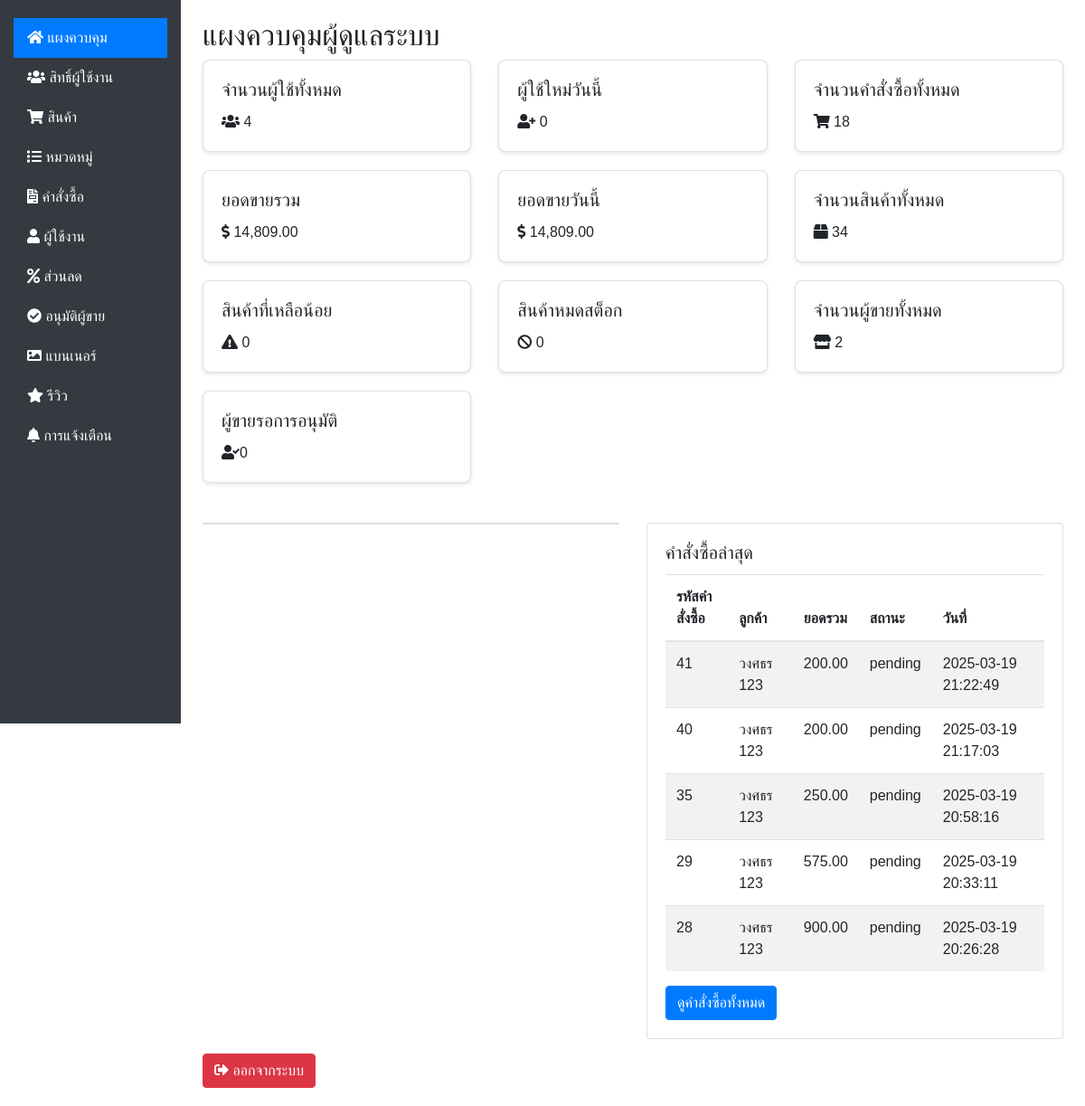
The page /Admin_dashboard/dashboard.php (signed in) on the database its author committed.
### tables this page shows
CREATE TABLE `orders` (
  `id` int(11) NOT NULL,
  `user_id` int(11) NOT NULL,
  `total_price` decimal(12,2) NOT NULL CHECK (`total_price` >= 0),
  `status` enum('pending','paid','shipped','completed','cancelled') NOT NULL DEFAULT 'pending',
  `created_at` timestamp NOT NULL DEFAULT current_timestamp(),
  `updated_at` timestamp NOT NULL DEFAULT current_timestamp() ON UPDATE current_timestamp(),
  `discount_id` int(11) DEFAULT NULL,
  `payment_status` enum('pending','completed','failed') DEFAULT 'pending',
  `payment_method_id` int(11) DEFAULT NULL,
  `bank_account_id` int(11) DEFAULT NULL,
  `seller_id` int(11) DEFAULT NULL,
  `shipping_status` enum('pending','packing','shipped','arrived') DEFAULT 'pending'
);

CREATE TABLE `users` (
  `user_id` int(11) NOT NULL,
  `username` varchar(50) NOT NULL,
  `email` varchar(100) NOT NULL,
  `password` varchar(255) NOT NULL,
  `first_name` varchar(50) DEFAULT NULL,
  `last_name` varchar(50) DEFAULT NULL,
  `created_at` timestamp NOT NULL DEFAULT current_timestamp(),
  `reset_token` varchar(255) DEFAULT NULL,
  `reset_token_expires` int(11) DEFAULT NULL,
  `phone_number` varchar(20) DEFAULT NULL,
  `address` text DEFAULT NULL,
  `is_active` tinyint(1) NOT NULL DEFAULT 1
);

### Admin_dashboard/dashboard.php (the view, shortened to what this page needs)
<?php
require_once 'db_config.php';
$sql_total_users = "SELECT COUNT(*) AS total FROM users";
$result_total_users = $conn->query($sql_total_users);
$total_users = $result_total_users->fetch_assoc()['total'];
$sql_new_users_today = "SELECT COUNT(*) AS new_today FROM users WHERE DATE(created_at) = CURDATE()";
$result_new_users_today = $conn->query($sql_new_users_today);
$new_users_today = $result_new_users_today->fetch_assoc()['new_today'];
$sql_total_orders = "SELECT COUNT(*) AS total FROM orders";
$result_total_orders = $conn->query($sql_total_orders);
$total_orders = $result_total_orders->fetch_assoc()['total'];
$sql_total_sales = "SELECT SUM(total_price) AS total_sales FROM orders";
$result_total_sales = $conn->query($sql_total_sales);
$total_sales = $result_total_sales->fetch_assoc()['total_sales'];
$total_sales = number_format($total_sales, 2);
$sql_today_sales = "SELECT SUM(total_price) AS today_sales FROM orders WHERE DATE(created_at) = CURDATE()";
$result_today_sales = $conn->query($sql_today_sales);
$today_sales = $result_today_sales->fetch_assoc()['today_sales'];
$today_sales = ($today_sales === null) ? 0 : number_format($today_sales, 2);
$sql_total_products = "SELECT COUNT(*) AS total_products FROM featured_products";
$stmt_total_products = $conn->prepare($sql_total_products);
$stmt_total_products->execute();
$result_total_products = $stmt_total_products->get_result();
$total_products = $result_total_products->fetch_assoc()['total_products'];
$low_stock_threshold = 10;
$sql_low_stock = "SELECT COUNT(*) AS low_stock_count FROM featured_products WHERE stock < ?";
$stmt_low_stock = $conn->prepare($sql_low_stock);
$stmt_low_stock->bind_param("i", $low_stock_threshold);
$stmt_low_stock->execute();
$result_low_stock = $stmt_low_stock->get_result();
$low_stock_count = $result_low_stock->fetch_assoc()['low_stock_count'];
$sql_out_of_stock = "SELECT COUNT(*) AS out_of_stock FROM featured_products WHERE stock = 0";
$result_out_of_stock = $conn->query($sql_out_of_stock);
$total_out_of_stock = $result_out_of_stock->fetch_assoc()['out_of_stock'];
$sql_total_sellers = "SELECT COUNT(*) AS total_sellers FROM sellers";
$result_total_sellers = $conn->query($sql_total_sellers);
$total_sellers = $result_total_sellers->fetch_assoc()['total_sellers'];
$sql_total_sellers_inactive = "SELECT COUNT(*) AS total FROM sellers WHERE status = 'inactive'";
$result_total_sellers_inactive = $conn->query($sql_total_sellers_inactive);
$total_sellers_inactive = $result_total_sellers_inactive->fetch_assoc()['total'];
$sql_recent_orders = "SELECT o.id, u.first_name, u.last_name, o.total_price, o.status, o.created_at
                        FROM orders o
                        INNER JOIN users u ON o.user_id = u.user_id
                        ORDER BY o.created_at DESC
                        LIMIT 5";
$result_recent_orders = $conn->query($sql_recent_orders);
?>
<!DOCTYPE html>
<html lang="en">
<head>
    <link rel="stylesheet" href="https://stackpath.bootstrapcdn.com/bootstrap/4.5.2/css/bootstrap.min.css">
    <link rel="stylesheet" href="https://cdnjs.cloudflare.com/ajax/libs/font-awesome/5.15.4/css/all.min.css">
</head>
<body>
<div class="container-fluid">
    <div class="row">
        <nav id="sidebar" class="col-md-3 col-lg-2 d-md-block sidebar">
            <?php include 'sidebar.php'; ?>
        </nav>
        <main role="main" class="col-md-9 ml-sm-auto col-lg-10 px-md-4 content">
            <h2>แผงควบคุมผู้ดูแลระบบ</h2>
            <div class="row">
                <div class="col-md-4">
                    <div class="card summary-card">
                        <div class="card-body">
                            <h5 class="card-title">จำนวนผู้ใช้ทั้งหมด</h5>
                            <p class="card-text"><i class="fas fa-users"></i> <?php echo $total_users; ?></p>
                        </div>
                    </div>
                </div>
                <div class="col-md-4">
                    <div class="card summary-card">
                        <div class="card-body">
                            <h5 class="card-title">ผู้ใช้ใหม่วันนี้</h5>
                            <p class="card-text"><i class="fas fa-user-plus"></i> <?php echo $new_users_today; ?></p>
                        </div>
                    </div>
                </div>
                <div class="col-md-4">
                    <div class="card summary-card">
                        <div class="card-body">
                            <h5 class="card-title">จำนวนคำสั่งซื้อทั้งหมด</h5>
                            <p class="card-text"><i class="fas fa-shopping-cart"></i> <?php echo $total_orders; ?></p>
                        </div>
                    </div>
                </div>
                <div class="col-md-4">
                    <div class="card summary-card">
                        <div class="card-body">
                            <h5 class="card-title">ยอดขายรวม</h5>
                            <p class="card-text"><i class="fas fa-dollar-sign"></i> <?php echo $total_sales; ?></p>
                        </div>
                    </div>
                </div>
                <div class="col-md-4">
                    <div class="card summary-card">
                        <div class="card-body">
                            <h5 class="card-title">ยอดขายวันนี้</h5>
                            <p class="card-text"><i class="fas fa-dollar-sign"></i> <?php echo $today_sales; ?></p>
                        </div>
                    </div>
                </div>
                <div class="col-md-4">
                    <div class="card summary-card">
                        <div class="card-body">
                            <h5 class="card-title">จำนวนสินค้าทั้งหมด</h5>
                            <p class="card-text"><i class="fas fa-box"></i> <?php echo $total_products;?></p>
                        </div>
                    </div>
                </div>
                <div class="col-md-4">
                    <div class="card summary-card">
                        <div class="card-body">
                            <h5 class="card-title">สินค้าที่เหลือน้อย</h5>
                            <p class="card-text"><i class="fas fa-exclamation-triangle"></i> <?php echo $low_stock_count;?></p>
                        </div>
                    </div>
                </div>
                <div class="col-md-4">
                    <div class="card summary-card">
                        <div class="card-body">
                            <h5 class="card-title">สินค้าหมดสต็อก</h5>
                            <p class="card-text"><i class="fas fa-ban"></i> <?php echo $total_out_of_stock; ?></p>
                        </div>
                    </div>
                </div>
                <div class="col-md-4">
                    <div class="card summary-card">
                        <div class="card-body">
                            <h5 class="card-title">จำนวนผู้ขายทั้งหมด</h5>
                            <p class="card-text"><i class="fas fa-store"></i>  <?php echo $total_sellers; ?></p>
                        </div>
                    </div>
                </div>
                <div class="col-md-4">
                    <div class="card summary-card">
                        <div class="card-body">
                            <h5 class="card-title">ผู้ขายรอการอนุมัติ</h5>
                            <p class="card-text"><i class="fas fa-user-check"></i><?php echo $total_sellers_inactive;?></p>
                        </div>
                    </div>
                </div>
            </div>
            <div class="row mt-4">
                <div class="col-md-6">
                    <div class="card">
                    </div>
                </div>
                <div class="col-md-6">
                    <div class="card">
                        <div class="card-body">
                            <h5 class="card-title">คำสั่งซื้อล่าสุด</h5>
                            <div class="table-responsive">
                                <table class="table table-striped">
                                    <thead>
                                    <tr>
                                        <th>รหัสคำสั่งซื้อ</th>
                                        <th>ลูกค้า</th>
                                        <th>ยอดรวม</th>
                                        <th>สถานะ</th>
                                        <th>วันที่</th>
                                    </tr>
                                    </thead>
                                    <tbody>
                                    <?php while ($row = $result_recent_orders->fetch_assoc()): ?>
                                        <tr>
                                            <td><?php echo $row['id']; ?></td>
                                            <td><?php echo htmlspecialchars($row['first_name'] . ' ' . $row['last_name']); ?></td>
                                            <td><?php echo number_format($row['total_price'], 2); ?></td>
                                            <td><?php echo htmlspecialchars($row['status']); ?></td>
                                            <td><?php echo htmlspecialchars($row['created_at']); ?></td>
                                        </tr>
                                    <?php endwhile; ?>
                                    </tbody>
                                </table>
                            </div>
                            <a href="admin_order_management.php" class="btn btn-primary">ดูคำสั่งซื้อทั้งหมด</a>
                        </div>
                    </div>
                </div>
            </div>
            <a href="logout.php" class="btn btn-danger mt-3"><i class="fas fa-sign-out-alt"></i> ออกจากระบบ</a>
        </main>
    </div>
</div>
</body>
</html>

### Admin_dashboard/dashboard.php (style rules this page uses)
body { font-family: 'Arial', sans-serif; }
.sidebar { height: 100vh; background-color: #343a40; color: white; padding-top: 20px; position: sticky; top: 0; }
.content { padding: 20px; }
.summary-card { margin-bottom: 20px; border-radius: 8px; box-shadow: 0 2px 4px rgba(0, 0, 0, 0.1); }

### rows shown on the page
orders: id "41", user.last_name "วงศธร 123", total_price "200.00", status "pending", created_at "2025-03-19 21:22:49"
orders: id "40", user.last_name "วงศธร 123", total_price "200.00", status "pending", created_at "2025-03-19 21:17:03"
orders: id "35", user.last_name "วงศธร 123", total_price "250.00", status "pending", created_at "2025-03-19 20:58:16"
orders: id "29", user.last_name "วงศธร 123", total_price "575.00", status "pending", created_at "2025-03-19 20:33:11"
orders: id "28", user.last_name "วงศธร 123", total_price "900.00", status "pending", created_at "2025-03-19 20:26:28"

### other values the page prints
$total_users "4"
$new_users_today "0"
$total_orders "18"
$total_sales "14,809.00"
$today_sales "14,809.00"
$total_products "34"
$low_stock_count "0"
$total_out_of_stock "0"
$total_sellers "2"
$total_sellers_inactive "0"
